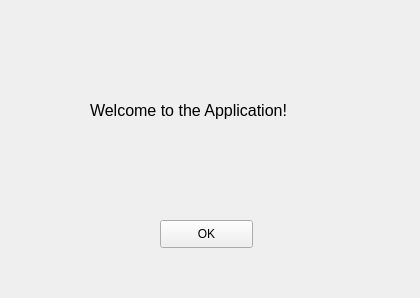
<?xml version="1.0" encoding="UTF-8"?>
<ui version="4.0">
 <class>MainWindow</class>
 <widget class="QMainWindow" name="MainWindow">
  <property name="geometry">
   <rect>
    <x>0</x>
    <y>0</y>
    <width>420</width>
    <height>298</height>
   </rect>
  </property>
  <property name="windowTitle">
   <string>MainWindow</string>
  </property>
  <widget class="QWidget" name="centralwidget">
   <widget class="QPushButton" name="resetPopup">
    <property name="geometry">
     <rect>
      <x>160</x>
      <y>220</y>
      <width>93</width>
      <height>28</height>
     </rect>
    </property>
    <property name="text">
     <string>OK</string>
    </property>
   </widget>
   <widget class="QLabel" name="label_2">
    <property name="geometry">
     <rect>
      <x>90</x>
      <y>20</y>
      <width>501</width>
      <height>181</height>
     </rect>
    </property>
    <property name="font">
     <font>
      <pointsize>12</pointsize>
     </font>
    </property>
    <property name="text">
     <string>Welcome to the Application!</string>
    </property>
   </widget>
   <zorder>label_2</zorder>
   <zorder>resetPopup</zorder>
  </widget>
 </widget>
 <resources/>
 <connections/>
</ui>
